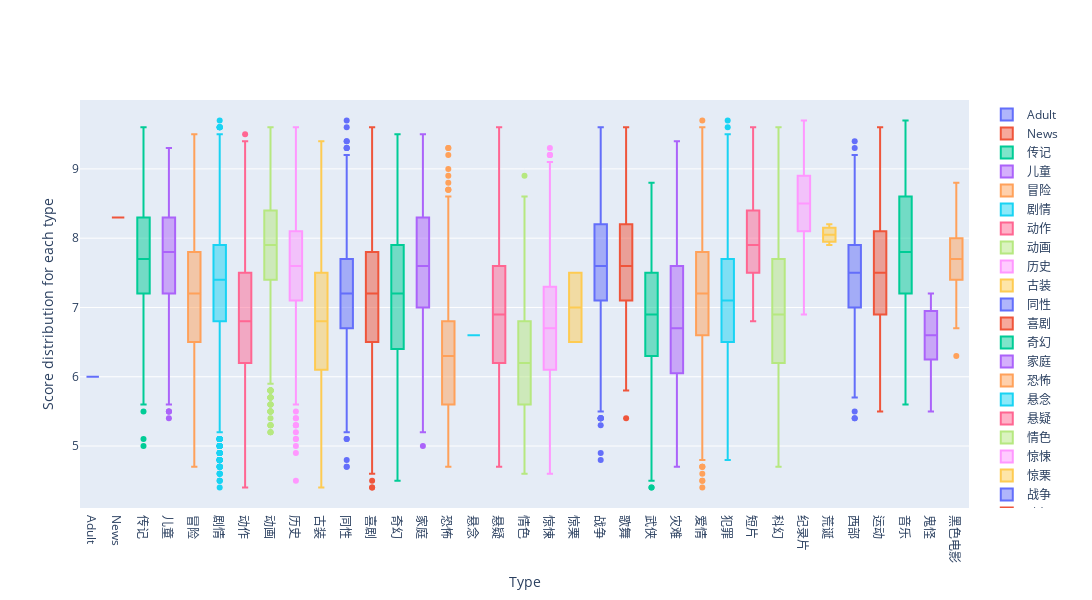

The notebook cell saved with this chart:
### Code cell
data = []
for item_score_index in range(len(types_score)):
    data.append(go.Box(y = types_score[item_score_index],
                       name = types_list[item_score_index]))
layout = dict(xaxis= dict(title= 'Type',ticklen= 5,zeroline= False),
 yaxis= dict(title= 'Score distribution for each type',ticklen= 5,zeroline= False),
 height = 600,
 width = 1300)
fig = go.Figure(data = data, layout = layout)
iplot(fig)

### Figure 1 — Plotly figure (JSON) as saved in the notebook; plotly's stock layout.template omitted (floating-point values rounded to 4 significant figures; data arrays with more than 128 entries replaced by an {"elided": "..."} marker saying what was removed)
{"data": [{"name": "Adult", "type": "box", "y": [6]}, {"name": "News", "type": "box", "y": [8.3]}, {"name": "传记", "type": "box", "y": {"elided": "1104 float values"}}, {"name": "儿童", "type": "box", "y": {"elided": "269 float values"}}, {"name": "冒险", "type": "box", "y": {"elided": "1928 float values"}}, {"name": "剧情", "type": "box", "y": {"elided": "11097 float values"}}, {"name": "动作", "type": "box", "y": {"elided": "3495 float values"}}, {"name": "动画", "type": "box", "y": {"elided": "2438 float values"}}, {"name": "历史", "type": "box", "y": {"elided": "1050 float values"}}, {"name": "古装", "type": "box", "y": {"elided": "577 float values"}}, {"name": "同性", "type": "box", "y": {"elided": "1037 float values"}}, {"name": "喜剧", "type": "box", "y": {"elided": "6062 float values"}}, {"name": "奇幻", "type": "box", "y": {"elided": "1806 float values"}}, {"name": "家庭", "type": "box", "y": {"elided": "1509 float values"}}, {"name": "恐怖", "type": "box", "y": {"elided": "2174 float values"}}, {"name": "悬念", "type": "box", "y": [6.6]}, {"name": "悬疑", "type": "box", "y": {"elided": "1884 float values"}}, {"name": "情色", "type": "box", "y": {"elided": "632 float values"}}, {"name": "惊悚", "type": "box", "y": {"elided": "3451 float values"}}, {"name": "惊栗", "type": "box", "y": [6.5, 7.5]}, {"name": "战争", "type": "box", "y": {"elided": "1001 float values"}}, {"name": "歌舞", "type": "box", "y": {"elided": "442 float values"}}, {"name": "武侠", "type": "box", "y": {"elided": "331 float values"}}, {"name": "灾难", "type": "box", "y": {"elided": "148 float values"}}, {"name": "爱情", "type": "box", "y": {"elided": "4188 float values"}}, {"name": "犯罪", "type": "box", "y": {"elided": "2842 float values"}}, {"name": "短片", "type": "box", "y": {"elided": "2278 float values"}}, {"name": "科幻", "type": "box", "y": {"elided": "1484 float values"}}, {"name": "纪录片", "type": "box", "y": {"elided": "1713 float values"}}, {"name": "荒诞", "type": "box", "y": [8, 8.1, 7.9, 8.2]}, {"name": "西部", "type": "box", "y": {"elided": "224 float values"}}, {"name": "运动", "type": "box", "y": {"elided": "448 float values"}}, {"name": "音乐", "type": "box", "y": {"elided": "784 float values"}}, {"name": "鬼怪", "type": "box", "y": [6.5, 6.5, 6, 7.2, 7.1, 6.8, 5.5, 6.7]}, {"name": "黑色电影", "type": "box", "y": [8.8, 8.7, 8.5, 8.4, 8.3, 8.3, 8.2, 8.2, 8, 8, 7.8, 7.8, 7.8, 7.7, 7.5, 7.4, 7.4, 7.3, 7, 8, 7.6, 8.3, 7.8, 7.7, 7.6, 8.3, 8.2, 8, 7.7, 7.5, 7.5, 7.3, 6.9, 6.7, 8.6, 8.3, 8.3, 8.1, 8.1, 8, 7.8, 7.7, 7.4, 7.3, 8.3, 8.2, 7.4, 7.4, 8.3, 8.1, 8, 8, 7.9, 7.8, 7.8, 7.8, 7.8, 7.7, 7.7, 7.5, 7.5, 7.5, 7.4, 7.4, 7.4, 7.3, 7, 6.8, 6.3, 6.9, 7.9, 7.5, 7.5, 8.2, 8.1, 7.8, 7.8, 7.8, 7.6, 7.6, 7.5, 7.5, 7.4, 7.4, 7.4, 7.4, 7.4, 7.3, 7.3, 7.3, 7.3, 7.2, 7.2]}], "layout": {"height": 600, "width": 1300, "xaxis": {"ticklen": 5, "title": {"text": "Type"}, "zeroline": false}, "yaxis": {"ticklen": 5, "title": {"text": "Score distribution for each type"}, "zeroline": false}}}
